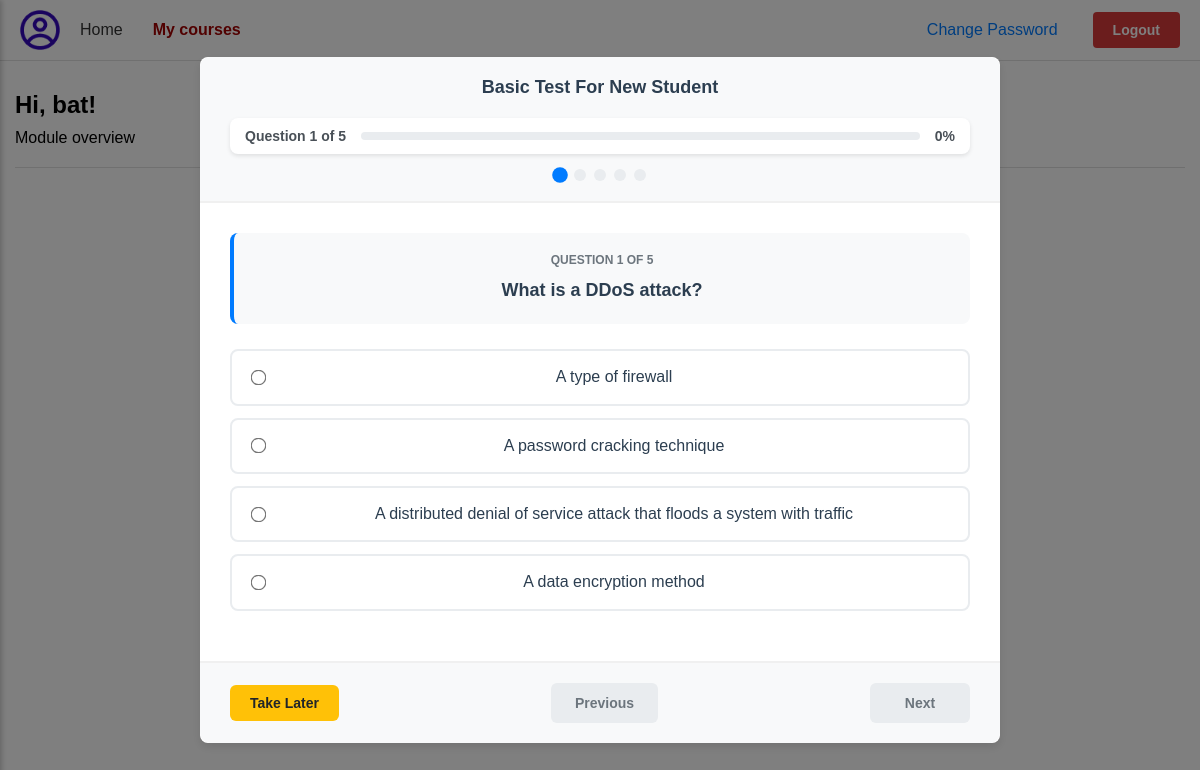
/student/index.php (signed in), run on the app's committed database.
### tables this page shows
CREATE TABLE `quizzes` (
  `quizId` varchar(50) NOT NULL,
  `moduleId` varchar(50) NOT NULL,
  `title` varchar(100) NOT NULL,
  `total_questions` int(11) NOT NULL DEFAULT 0,
  `passing_score` int(11) NOT NULL DEFAULT 70,
  `duration_minutes` double DEFAULT 60,
  `created_at` timestamp NOT NULL DEFAULT current_timestamp(),
  `updated_at` timestamp NOT NULL DEFAULT current_timestamp() ON UPDATE current_timestamp(),
  `description` varchar(250) NOT NULL DEFAULT 'Test your ability.'
);

CREATE TABLE `questions` (
  `questionId` varchar(50) NOT NULL,
  `quizId` varchar(50) NOT NULL,
  `question_text` text NOT NULL,
  `question_type` enum('multiple_choice','true_false') NOT NULL,
  `correct_answer` text NOT NULL,
  `created_at` timestamp NOT NULL DEFAULT current_timestamp(),
  `updated_at` timestamp NOT NULL DEFAULT current_timestamp() ON UPDATE current_timestamp(),
  `answer_option` longtext NOT NULL CHECK (json_valid(`answer_option`))
);

### functions/student_function.php (called while the page is built, shortened)
<?php
function isActive($page) {
    return basename($_SERVER['PHP_SELF']) === $page ? 'active' : '';
}

### functions/db_connect.php (called while the page is built, shortened)
<?php
$user = 'root';
?>

### functions/module.php (called while the page is built, shortened)
<?php
function getModule($status = 'active'){
    require 'db_connect.php';
    $stmt = $conn->prepare("SELECT * FROM `module` where status = ?");
    $stmt->bind_param("s", $status);
    $stmt->execute();
    $result = $stmt->get_result();
    if ($result->num_rows > 0) {
        $res = $result->fetch_all(MYSQLI_ASSOC);
        return $res;
    }
    return [];
}
function getEnrolledCourse($userid){
    require 'db_connect.php';
    return [];
}
function getStudentGradeByQuizID($studentId, $quizId){
    require 'db_connect.php';
    return [];
}
function getQuizInfo($quizId) {
    require '../functions/db_connect.php';
    $stmt = $conn->prepare("SELECT * FROM quizzes WHERE quizId = ?");
    $stmt->bind_param("s", $quizId);
    $stmt->execute();
    $result = $stmt->get_result();
    if ($result->num_rows > 0) {
        return $result->fetch_assoc();
    }
    return [];
}

### student/functions.php (called while the page is built, shortened)
<?php
function getQuizQuestions($quizId) {
    require '../functions/db_connect.php';
    $stmt = $conn->prepare("SELECT * FROM questions WHERE quizId = ? ORDER BY questionId");
    $stmt->bind_param("s", $quizId);
    $stmt->execute();
    $result = $stmt->get_result();
    if ($result->num_rows > 0) {
        return $result->fetch_all(MYSQLI_ASSOC);
    }
    return [];
}
function checkAndEnrollStudent($moduleId, $studentId) {
    include "../functions/db_connect.php";
    try {
        $enrollQuery = "INSERT INTO module_enrollments (moduleId, studentId, status) VALUES (?, ?, 'in-progress')";
        $enrollStmt = $conn->prepare($enrollQuery);
        $enrollStmt->bind_param("ss", $moduleId, $studentId);
        if ($enrollStmt->execute()) {
            $newEnrollmentId = $conn->insert_id;
            return ['success' => true,'message' => 'Student successfully enrolled in module','enrollment_id' => $newEnrollmentId];
        } else {
            $enrollStmt->close();
            return ['success' => false, 'message' => 'Failed to enroll student in module: ' . $enrollStmt->error];
        }
    } catch (Exception $e) {
        return ['success' => false, 'message' => 'Application error: ' . $e->getMessage()];
    }
}

### student/index.php (the view, shortened to what this page needs)
<?php
    require_once '../functions/student_function.php';
    require_once '../functions/module.php';
    require_once 'functions.php';
    $user = isset($_SESSION['full_name']) ? strtok($_SESSION['full_name'], " ") : "Student";
    $quizId = "popup";
    $showResultModal = false;
    $defaultQuiz = getStudentGradeByQuizID($_SESSION['user_id'], $quizId);
    $shouldShowQuiz = false;
    if (!isset($defaultQuiz['status'])) {
        if (!isset($_SESSION['quiz_take_later'])) {
            $shouldShowQuiz = true;
        }
    } elseif ($defaultQuiz['status'] == 'failed') {
        if (!isset($_SESSION['quiz_take_later'])) {
            $shouldShowQuiz = true;
        }
    }
    if ($shouldShowQuiz) {
        $startQuiz = true;
        $quizInfo = getQuizInfo("popup");
        $totalQuestion = $quizInfo['total_questions'];
        $allQuestion = getQuizQuestions($quizId);
        shuffle($allQuestion);
        $questions = array_slice($allQuestion, 0, $totalQuestion);
        $description = $quizInfo['description'];
    }
?>
<!DOCTYPE html>
<html lang="en">
<head>
    <link rel="stylesheet" href="student.css">
    <link rel="stylesheet" href="../assets/global/global.css">
</head>
<body>
    <div class="container">
        <header class="top-nav">
            <img src="../assets/images/icons/profile.png" alt="User Profile" class="profile-image" style="width: 40px; height: 40px;"/>
            <nav class="main-menu">
                <a href="../index.php">Home</a>
                <a href="index.php" class="<?php echo isActive("index.php") ?>">My courses</a>
            </nav>
            <span class="logout-container">
                <a href="#" class="change-password-link" onclick="showPasswordModal()">Change Password</a>
                <a href="#" class="logout-link" onclick="showLogoutModal()">Logout</a>
            </span>
        </header>
        <main class="content">
            <h1 class="welcome-text">Hi, <?php echo $user; ?>!</h1>
            <h2 class="subtitle">Module overview</h2>
            <div class="filter-controls">
            <div class="dropdown">
                <button class="dropdown-btn">All</button>
            </div>
            <button class="sort-btn">Sort by module name</button>
            </div>
        </main>
    </div>
    <?php if(isset($startQuiz) && $startQuiz && !$showResultModal): ?>
    <div id="quizModal" class="modal" style="display: block;">
        <div class="modal-content quiz-modal-content">
            <div class="quiz-header">
                <h2 id="quizTitle"><?php echo $description; ?></h2>
                <div class="quiz-progress">
                    <span class="progress-text">Question <span id="currentQuestionNum">1</span> of <span id="totalQuestions"><?php echo count($questions); ?></span></span>
                    <div class="progress-bar">
                    </div>
                    <span class="progress-percent" id="progressPercent">0%</span>
                </div>
                <div class="question-indicator" id="questionIndicator"></div>
            </div>
            <form method="post" id="quizForm">
                <div id="questionsContainer">
                    <?php if (empty($questions)): ?>
                        <div class="no-questions">
                            <p>No questions available for this quiz.</p>
                        </div>
                    <?php else: ?>
                        <?php foreach ($questions as $index => $question): ?>
                            <div class="question-container" data-question="<?php echo $index; ?>" data-question-id="<?php echo $question['questionId']; ?>" style="<?php echo $index === 0 ? 'display: block;' : 'display: none;'; ?>">
                                <div class="question-header">
                                    <div class="question-number">Question <?php echo $index + 1; ?> of <?php echo count($questions); ?></div>
                                    <h3 class="question-text"><?php echo htmlspecialchars($question['question_text']); ?></h3>
                                </div>
                                <div class="quiz-options">
                                    <?php
                                        $options = [];
                                        if (isset($question['answer_option']) && !empty($question['answer_option'])) {
                                            $options = json_decode($question['answer_option'], true);
                                        }
                                        $shuffledOptions = [];
                                        if (!empty($options)) {
                                            $keys = array_keys($options);
                                            shuffle($keys);
                                            foreach ($keys as $key) {
                                                $shuffledOptions[$key] = $options[$key];
                                            }
                                            $options = $shuffledOptions;
                                        }
                                    ?>
                                    <?php if (!empty($options)): ?>
                                        <?php foreach ($options as $key => $optionText): ?>
                                            <label class="quiz-option">
                                                <input type="radio" name="answers[<?php echo $question['questionId']; ?>]"
                                                       value="<?php echo htmlspecialchars($key); ?>" required>
                                                <span class="quiz-option-text"><?php echo htmlspecialchars($optionText); ?></span>
                                            </label>
                                        <?php endforeach; ?>
                                    <?php else: ?>
                                        <p class="no-options">No answer options available for this question.</p>
                                    <?php endif; ?>
                                </div>
                            </div>
                        <?php endforeach; ?>
                    <?php endif; ?>
                </div>
                <div class="quiz-navigation">
                    <div class="nav-center">
                        <button type="button" class="later-btn" onclick="laterQuiz()">Take Later</button>
                    </div>
                    <button type="button" class="nav-btn prev-btn" id="prevBtn" disabled>Previous</button>
                    <button type="button" class="nav-btn next-btn" id="nextBtn">Next</button>
                </div>
            </form>
        </div>
    </div>
    <?php endif; ?>
</body>
</html>

### assets/global/global.css (style rules this page uses)
.logout-container { display: flex; align-items: center; gap: 15px; }
.change-password-link { color: #007bff; text-decoration: none; font-weight: 500; transition: color 0.3s ease; margin-right: 20px; }

### data on the page
quizzes: description "Basic Test For New Student", total_questions "5"
questions: quizId.total_questions "5", question_text "What is a DDoS attack?", optionText "A type of firewall", optionText "A password cracking technique", optionText "A distributed denial of service attack that floods a system with traffic", optionText "A data encryption method"

### other printed values
$user "bat"
